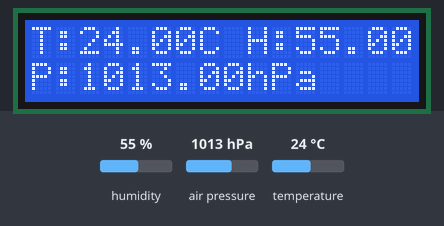
Bench run of a sketch on a simulated Arduino Uno, built with avr-gcc and run on an emulated ATmega328P. Parts: 16×2 character LCD. Inputs (shaded band) come from the test bench; at power-on: air pressure 1013 hPa, humidity 55 %, temperature 24 °C. What the sketch prints to the serial monitor is not drawn.

Above: at 1.2 s.
1.3 s: air pressure set to 952 hPa
At 3.3 s:
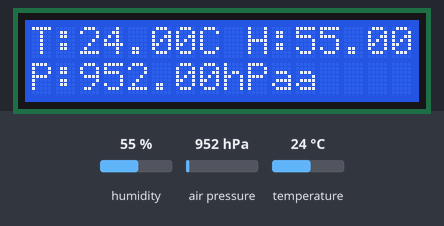
4.0 s: humidity set to 22 %
At 4.8 s:
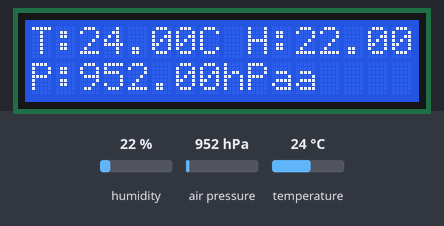
6.7 s: temperature set to 12 °C
At 9.1 s:
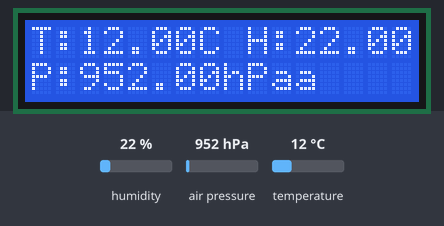
9.7 s: humidity set to 40 %
At 10.7 s:
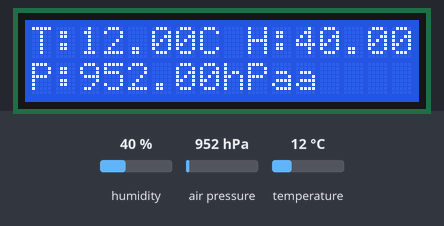
12.4 s: air pressure set to 975 hPa
At 15.0 s:
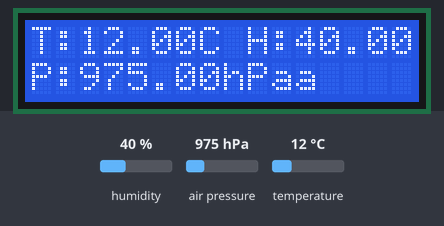
Timing chart, 0 to 16.5 s (numbered marks = the images above; inputs shaded):
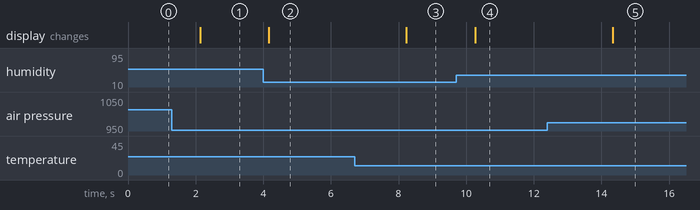

The sketch:

WeatherStation.ino
```cpp
#include <Wire.h>
#include <Adafruit_Sensor.h>
#include <Adafruit_BME280.h>
#include <LiquidCrystal_I2C.h>

Adafruit_BME280 bme; // I2C
LiquidCrystal_I2C lcd(0x27, 16, 2);

void setup() {
  Serial.begin(9600);
  lcd.init();
  lcd.backlight();

  if (!bme.begin(0x76)) {
    Serial.println("Could not find BME280 sensor!");
    while (1);
  }
}

void loop() {
  float temp = bme.readTemperature();
  float humidity = bme.readHumidity();
  float pressure = bme.readPressure() / 100.0F;

  lcd.setCursor(0, 0);
  lcd.print("T:");
  lcd.print(temp);
  lcd.print("C H:");
  lcd.print(humidity);
  lcd.print("%");

  lcd.setCursor(0, 1);
  lcd.print("P:");
  lcd.print(pressure);
  lcd.print("hPa");

  Serial.print("Temp: ");
  Serial.print(temp);
  Serial.print(" °C, Hum: ");
  Serial.print(humidity);
  Serial.print(" %, Press: ");
  Serial.print(pressure);
  Serial.println(" hPa");

  delay(2000);
}
```

Measured:
- after the input at 1.3 s, the display: changes after 0.83 s (image 1)
- after the input at 4.0 s, the display: changes after 0.17 s (image 2)
- after the input at 6.7 s, the display: changes after 1.5 s (image 3)
- after the input at 9.7 s, the display: changes after 0.57 s (image 4)
- after the input at 12.4 s, the display: changes after 1.9 s (image 5)
